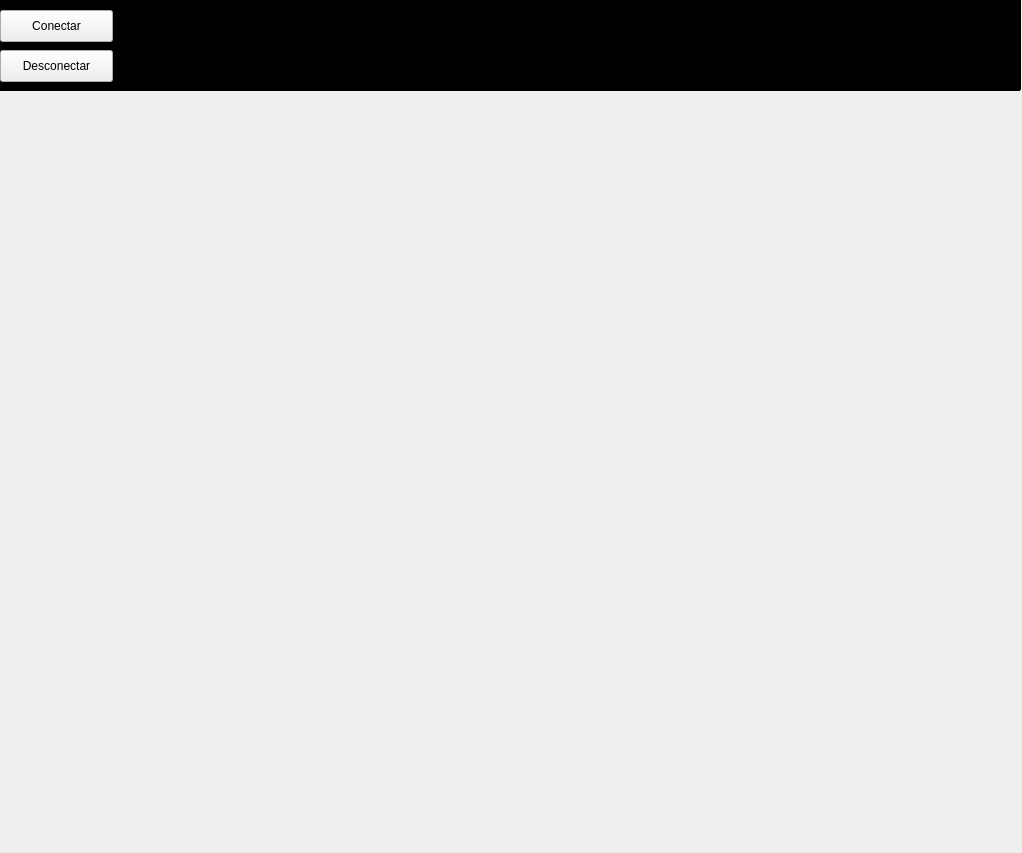
<?xml version="1.0" encoding="UTF-8"?>
<ui version="4.0">
 <class>MainWindow</class>
 <widget class="QMainWindow" name="MainWindow">
  <property name="enabled">
   <bool>true</bool>
  </property>
  <property name="geometry">
   <rect>
    <x>0</x>
    <y>0</y>
    <width>1022</width>
    <height>853</height>
   </rect>
  </property>
  <property name="sizePolicy">
   <sizepolicy hsizetype="Fixed" vsizetype="Fixed">
    <horstretch>0</horstretch>
    <verstretch>0</verstretch>
   </sizepolicy>
  </property>
  <property name="minimumSize">
   <size>
    <width>1020</width>
    <height>853</height>
   </size>
  </property>
  <property name="maximumSize">
   <size>
    <width>1022</width>
    <height>853</height>
   </size>
  </property>
  <property name="windowTitle">
   <string>Distribución de presión</string>
  </property>
  <property name="layoutDirection">
   <enum>Qt::LeftToRight</enum>
  </property>
  <widget class="QWidget" name="centralWidget">
   <widget class="QGraphicsView" name="graphicsView_2">
    <property name="geometry">
     <rect>
      <x>-20</x>
      <y>0</y>
      <width>1041</width>
      <height>91</height>
     </rect>
    </property>
    <property name="sizePolicy">
     <sizepolicy hsizetype="Expanding" vsizetype="Expanding">
      <horstretch>0</horstretch>
      <verstretch>0</verstretch>
     </sizepolicy>
    </property>
    <property name="palette">
     <palette>
      <active>
       <colorrole role="WindowText">
        <brush brushstyle="SolidPattern">
         <color alpha="255">
          <red>255</red>
          <green>255</green>
          <blue>255</blue>
         </color>
        </brush>
       </colorrole>
       <colorrole role="Button">
        <brush brushstyle="SolidPattern">
         <color alpha="255">
          <red>0</red>
          <green>0</green>
          <blue>0</blue>
         </color>
        </brush>
       </colorrole>
       <colorrole role="Light">
        <brush brushstyle="SolidPattern">
         <color alpha="255">
          <red>0</red>
          <green>0</green>
          <blue>0</blue>
         </color>
        </brush>
       </colorrole>
       <colorrole role="Midlight">
        <brush brushstyle="SolidPattern">
         <color alpha="255">
          <red>0</red>
          <green>0</green>
          <blue>0</blue>
         </color>
        </brush>
       </colorrole>
       <colorrole role="Dark">
        <brush brushstyle="SolidPattern">
         <color alpha="255">
          <red>0</red>
          <green>0</green>
          <blue>0</blue>
         </color>
        </brush>
       </colorrole>
       <colorrole role="Mid">
        <brush brushstyle="SolidPattern">
         <color alpha="255">
          <red>0</red>
          <green>0</green>
          <blue>0</blue>
         </color>
        </brush>
       </colorrole>
       <colorrole role="Text">
        <brush brushstyle="SolidPattern">
         <color alpha="255">
          <red>255</red>
          <green>255</green>
          <blue>255</blue>
         </color>
        </brush>
       </colorrole>
       <colorrole role="BrightText">
        <brush brushstyle="SolidPattern">
         <color alpha="255">
          <red>255</red>
          <green>255</green>
          <blue>255</blue>
         </color>
        </brush>
       </colorrole>
       <colorrole role="ButtonText">
        <brush brushstyle="SolidPattern">
         <color alpha="255">
          <red>255</red>
          <green>255</green>
          <blue>255</blue>
         </color>
        </brush>
       </colorrole>
       <colorrole role="Base">
        <brush brushstyle="SolidPattern">
         <color alpha="255">
          <red>0</red>
          <green>0</green>
          <blue>0</blue>
         </color>
        </brush>
       </colorrole>
       <colorrole role="Window">
        <brush brushstyle="SolidPattern">
         <color alpha="255">
          <red>0</red>
          <green>0</green>
          <blue>0</blue>
         </color>
        </brush>
       </colorrole>
       <colorrole role="Shadow">
        <brush brushstyle="SolidPattern">
         <color alpha="255">
          <red>0</red>
          <green>0</green>
          <blue>0</blue>
         </color>
        </brush>
       </colorrole>
       <colorrole role="AlternateBase">
        <brush brushstyle="SolidPattern">
         <color alpha="255">
          <red>0</red>
          <green>0</green>
          <blue>0</blue>
         </color>
        </brush>
       </colorrole>
       <colorrole role="ToolTipBase">
        <brush brushstyle="SolidPattern">
         <color alpha="255">
          <red>255</red>
          <green>255</green>
          <blue>220</blue>
         </color>
        </brush>
       </colorrole>
       <colorrole role="ToolTipText">
        <brush brushstyle="SolidPattern">
         <color alpha="255">
          <red>0</red>
          <green>0</green>
          <blue>0</blue>
         </color>
        </brush>
       </colorrole>
      </active>
      <inactive>
       <colorrole role="WindowText">
        <brush brushstyle="SolidPattern">
         <color alpha="255">
          <red>255</red>
          <green>255</green>
          <blue>255</blue>
         </color>
        </brush>
       </colorrole>
       <colorrole role="Button">
        <brush brushstyle="SolidPattern">
         <color alpha="255">
          <red>0</red>
          <green>0</green>
          <blue>0</blue>
         </color>
        </brush>
       </colorrole>
       <colorrole role="Light">
        <brush brushstyle="SolidPattern">
         <color alpha="255">
          <red>0</red>
          <green>0</green>
          <blue>0</blue>
         </color>
        </brush>
       </colorrole>
       <colorrole role="Midlight">
        <brush brushstyle="SolidPattern">
         <color alpha="255">
          <red>0</red>
          <green>0</green>
          <blue>0</blue>
         </color>
        </brush>
       </colorrole>
       <colorrole role="Dark">
        <brush brushstyle="SolidPattern">
         <color alpha="255">
          <red>0</red>
          <green>0</green>
          <blue>0</blue>
         </color>
        </brush>
       </colorrole>
       <colorrole role="Mid">
        <brush brushstyle="SolidPattern">
         <color alpha="255">
          <red>0</red>
          <green>0</green>
          <blue>0</blue>
         </color>
        </brush>
       </colorrole>
       <colorrole role="Text">
        <brush brushstyle="SolidPattern">
         <color alpha="255">
          <red>255</red>
          <green>255</green>
          <blue>255</blue>
         </color>
        </brush>
       </colorrole>
       <colorrole role="BrightText">
        <brush brushstyle="SolidPattern">
         <color alpha="255">
          <red>255</red>
          <green>255</green>
          <blue>255</blue>
         </color>
        </brush>
       </colorrole>
       <colorrole role="ButtonText">
        <brush brushstyle="SolidPattern">
         <color alpha="255">
          <red>255</red>
          <green>255</green>
          <blue>255</blue>
         </color>
        </brush>
       </colorrole>
       <colorrole role="Base">
        <brush brushstyle="SolidPattern">
         <color alpha="255">
          <red>0</red>
          <green>0</green>
          <blue>0</blue>
         </color>
        </brush>
       </colorrole>
       <colorrole role="Window">
        <brush brushstyle="SolidPattern">
         <color alpha="255">
          <red>0</red>
          <green>0</green>
          <blue>0</blue>
         </color>
        </brush>
       </colorrole>
       <colorrole role="Shadow">
        <brush brushstyle="SolidPattern">
         <color alpha="255">
          <red>0</red>
          <green>0</green>
          <blue>0</blue>
         </color>
        </brush>
       </colorrole>
       <colorrole role="AlternateBase">
        <brush brushstyle="SolidPattern">
         <color alpha="255">
          <red>0</red>
          <green>0</green>
          <blue>0</blue>
         </color>
        </brush>
       </colorrole>
       <colorrole role="ToolTipBase">
        <brush brushstyle="SolidPattern">
         <color alpha="255">
          <red>255</red>
          <green>255</green>
          <blue>220</blue>
         </color>
        </brush>
       </colorrole>
       <colorrole role="ToolTipText">
        <brush brushstyle="SolidPattern">
         <color alpha="255">
          <red>0</red>
          <green>0</green>
          <blue>0</blue>
         </color>
        </brush>
       </colorrole>
      </inactive>
      <disabled>
       <colorrole role="WindowText">
        <brush brushstyle="SolidPattern">
         <color alpha="255">
          <red>0</red>
          <green>0</green>
          <blue>0</blue>
         </color>
        </brush>
       </colorrole>
       <colorrole role="Button">
        <brush brushstyle="SolidPattern">
         <color alpha="255">
          <red>0</red>
          <green>0</green>
          <blue>0</blue>
         </color>
        </brush>
       </colorrole>
       <colorrole role="Light">
        <brush brushstyle="SolidPattern">
         <color alpha="255">
          <red>0</red>
          <green>0</green>
          <blue>0</blue>
         </color>
        </brush>
       </colorrole>
       <colorrole role="Midlight">
        <brush brushstyle="SolidPattern">
         <color alpha="255">
          <red>0</red>
          <green>0</green>
          <blue>0</blue>
         </color>
        </brush>
       </colorrole>
       <colorrole role="Dark">
        <brush brushstyle="SolidPattern">
         <color alpha="255">
          <red>0</red>
          <green>0</green>
          <blue>0</blue>
         </color>
        </brush>
       </colorrole>
       <colorrole role="Mid">
        <brush brushstyle="SolidPattern">
         <color alpha="255">
          <red>0</red>
          <green>0</green>
          <blue>0</blue>
         </color>
        </brush>
       </colorrole>
       <colorrole role="Text">
        <brush brushstyle="SolidPattern">
         <color alpha="255">
          <red>0</red>
          <green>0</green>
          <blue>0</blue>
         </color>
        </brush>
       </colorrole>
       <colorrole role="BrightText">
        <brush brushstyle="SolidPattern">
         <color alpha="255">
          <red>255</red>
          <green>255</green>
          <blue>255</blue>
         </color>
        </brush>
       </colorrole>
       <colorrole role="ButtonText">
        <brush brushstyle="SolidPattern">
         <color alpha="255">
          <red>0</red>
          <green>0</green>
          <blue>0</blue>
         </color>
        </brush>
       </colorrole>
       <colorrole role="Base">
        <brush brushstyle="SolidPattern">
         <color alpha="255">
          <red>0</red>
          <green>0</green>
          <blue>0</blue>
         </color>
        </brush>
       </colorrole>
       <colorrole role="Window">
        <brush brushstyle="SolidPattern">
         <color alpha="255">
          <red>0</red>
          <green>0</green>
          <blue>0</blue>
         </color>
        </brush>
       </colorrole>
       <colorrole role="Shadow">
        <brush brushstyle="SolidPattern">
         <color alpha="255">
          <red>0</red>
          <green>0</green>
          <blue>0</blue>
         </color>
        </brush>
       </colorrole>
       <colorrole role="AlternateBase">
        <brush brushstyle="SolidPattern">
         <color alpha="255">
          <red>0</red>
          <green>0</green>
          <blue>0</blue>
         </color>
        </brush>
       </colorrole>
       <colorrole role="ToolTipBase">
        <brush brushstyle="SolidPattern">
         <color alpha="255">
          <red>255</red>
          <green>255</green>
          <blue>220</blue>
         </color>
        </brush>
       </colorrole>
       <colorrole role="ToolTipText">
        <brush brushstyle="SolidPattern">
         <color alpha="255">
          <red>0</red>
          <green>0</green>
          <blue>0</blue>
         </color>
        </brush>
       </colorrole>
      </disabled>
     </palette>
    </property>
    <property name="backgroundBrush">
     <brush brushstyle="NoBrush">
      <color alpha="255">
       <red>0</red>
       <green>0</green>
       <blue>0</blue>
      </color>
     </brush>
    </property>
   </widget>
   <widget class="QLabel" name="label">
    <property name="geometry">
     <rect>
      <x>610</x>
      <y>0</y>
      <width>411</width>
      <height>91</height>
     </rect>
    </property>
    <property name="text">
     <string/>
    </property>
    <property name="pixmap">
     <pixmap resource="../rscimagenes.qrc">:/imagenes/logoGIBIC.png</pixmap>
    </property>
    <property name="scaledContents">
     <bool>true</bool>
    </property>
   </widget>
   <widget class="QWidget" name="gridLayoutWidget">
    <property name="geometry">
     <rect>
      <x>10</x>
      <y>120</y>
      <width>881</width>
      <height>721</height>
     </rect>
    </property>
    <layout class="QGridLayout" name="gridLayout">
     <property name="horizontalSpacing">
      <number>-1</number>
     </property>
    </layout>
   </widget>
   <widget class="QPushButton" name="pushButton">
    <property name="geometry">
     <rect>
      <x>0</x>
      <y>10</y>
      <width>113</width>
      <height>32</height>
     </rect>
    </property>
    <property name="text">
     <string>Conectar</string>
    </property>
   </widget>
   <widget class="QPushButton" name="pushButton_2">
    <property name="geometry">
     <rect>
      <x>0</x>
      <y>50</y>
      <width>113</width>
      <height>32</height>
     </rect>
    </property>
    <property name="text">
     <string>Desconectar</string>
    </property>
   </widget>
   <widget class="QWidget" name="gridLayoutWidget_2">
    <property name="geometry">
     <rect>
      <x>900</x>
      <y>120</y>
      <width>111</width>
      <height>91</height>
     </rect>
    </property>
    <layout class="QGridLayout" name="gridLayout_2"/>
   </widget>
  </widget>
 </widget>
 <layoutdefault spacing="6" margin="11"/>
 <resources>
  <include location="../rscimagenes.qrc"/>
 </resources>
 <connections/>
</ui>
